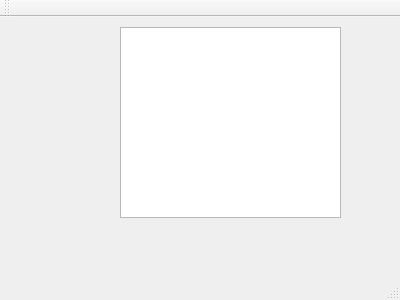
<?xml version="1.0" encoding="UTF-8"?>
<ui version="4.0">
 <class>MainWindow</class>
 <widget class="QMainWindow" name="MainWindow">
  <property name="geometry">
   <rect>
    <x>0</x>
    <y>0</y>
    <width>400</width>
    <height>300</height>
   </rect>
  </property>
  <property name="windowTitle">
   <string>MainWindow</string>
  </property>
  <widget class="QWidget" name="centralWidget">
   <widget class="QTextEdit" name="textEdit">
    <property name="geometry">
     <rect>
      <x>120</x>
      <y>10</y>
      <width>221</width>
      <height>191</height>
     </rect>
    </property>
   </widget>
  </widget>
  <widget class="QMenuBar" name="menuBar">
   <property name="geometry">
    <rect>
     <x>0</x>
     <y>0</y>
     <width>400</width>
     <height>23</height>
    </rect>
   </property>
  </widget>
  <widget class="QToolBar" name="mainToolBar">
   <attribute name="toolBarArea">
    <enum>TopToolBarArea</enum>
   </attribute>
   <attribute name="toolBarBreak">
    <bool>false</bool>
   </attribute>
  </widget>
  <widget class="QStatusBar" name="statusBar"/>
 </widget>
 <layoutdefault spacing="6" margin="11"/>
 <resources/>
 <connections/>
</ui>
